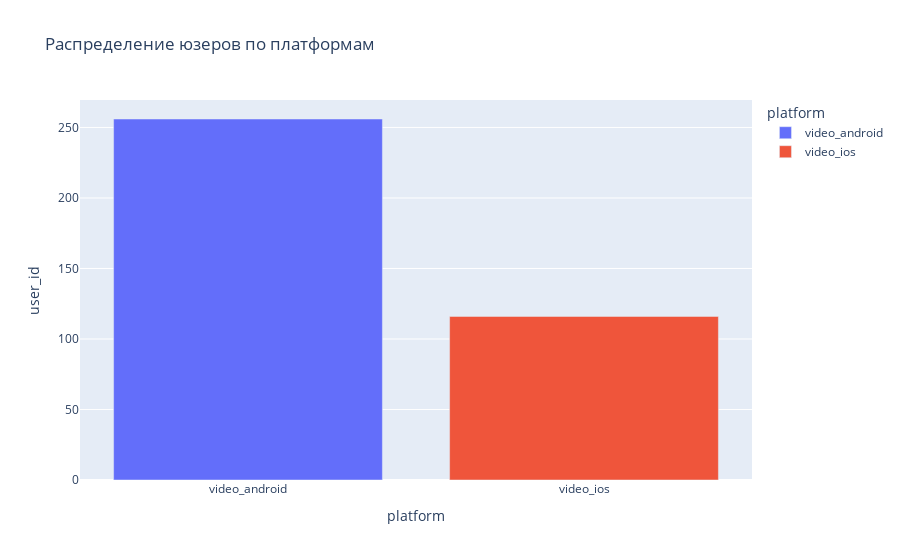

This figure's notebook cell:
### Code cell
fig = px.bar(platform_rate, x='platform', y='user_id',color="platform", title="Распределение юзеров по платформам")
fig.show()

### Figure 1 — Plotly figure (JSON) as saved in the notebook; plotly's stock layout.template omitted (floating-point values rounded to 4 significant figures)
{"data": [{"hovertemplate": "platform=%{x}<br>user_id=%{y}<extra></extra>", "legendgroup": "video_android", "marker": {"color": "#636efa", "pattern": {"shape": ""}}, "name": "video_android", "orientation": "v", "showlegend": true, "textposition": "auto", "type": "bar", "x": ["video_android"], "xaxis": "x", "y": [256], "yaxis": "y"}, {"hovertemplate": "platform=%{x}<br>user_id=%{y}<extra></extra>", "legendgroup": "video_ios", "marker": {"color": "#EF553B", "pattern": {"shape": ""}}, "name": "video_ios", "orientation": "v", "showlegend": true, "textposition": "auto", "type": "bar", "x": ["video_ios"], "xaxis": "x", "y": [116], "yaxis": "y"}], "layout": {"barmode": "relative", "legend": {"title": {"text": "platform"}, "tracegroupgap": 0}, "title": {"text": "Распределение юзеров по платформам"}, "xaxis": {"anchor": "y", "categoryarray": ["video_android", "video_ios"], "categoryorder": "array", "domain": [0, 1], "title": {"text": "platform"}}, "yaxis": {"anchor": "x", "domain": [0, 1], "title": {"text": "user_id"}}}}
